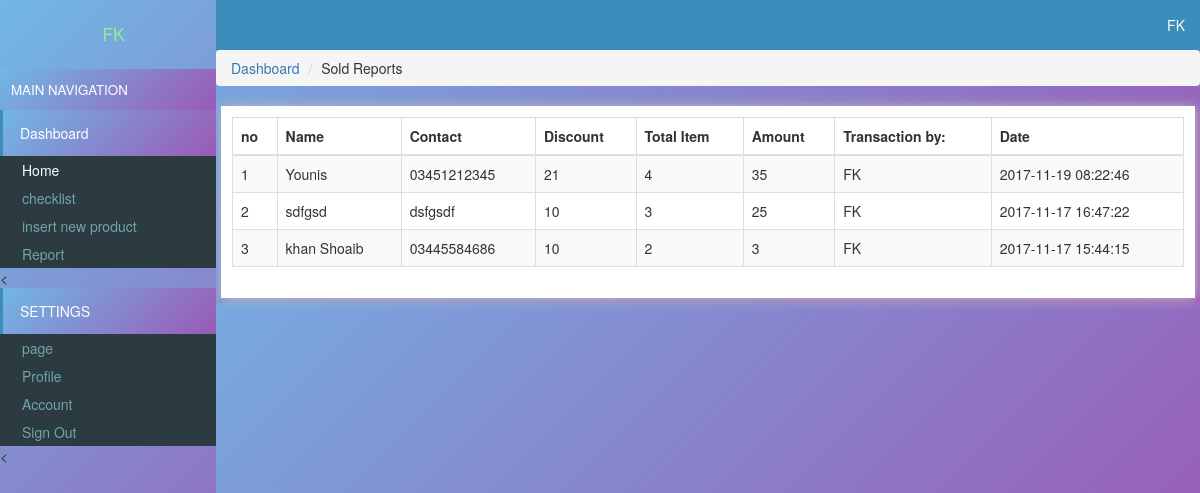
/reports.php (signed in), run on the app's committed database.
### tables this page shows
CREATE TABLE `users` (
  `id` int(11) NOT NULL,
  `email` varchar(222) NOT NULL,
  `password` varchar(222) NOT NULL,
  `name` varchar(222) NOT NULL,
  `pic` varchar(222) NOT NULL,
  `number` varchar(222) NOT NULL,
  `date` timestamp NOT NULL DEFAULT CURRENT_TIMESTAMP
);

CREATE TABLE `sold` (
  `id` int(11) NOT NULL,
  `name` varchar(222) NOT NULL,
  `contact` varchar(222) NOT NULL,
  `discount` varchar(222) NOT NULL,
  `item` varchar(222) NOT NULL,
  `amount` varchar(222) NOT NULL,
  `userId` int(11) NOT NULL,
  `date` timestamp NOT NULL DEFAULT CURRENT_TIMESTAMP
);

### assets/db.php (called while the page is built, shortened)
<?php
    $con = new mysqli('localhost','root','','store');
    $array = $con->query("select * from users where id ='$_SESSION[userId]'");
    $user = $array->fetch_assoc();
?>

### reports.php (the view, shortened to what this page needs)
<?php require "assets/function.php" ?>
<?php require 'assets/db.php';?>
<!DOCTYPE html>
<html>
<head>
<link rel="stylesheet" href="js/datatables.net-bs/css/dataTables.bootstrap.min.css">
  <?php require "assets/autoloader.php" ?>
</head>
<body style="background: linear-gradient(135deg, #71b7e6, #9b59b6);padding:0;margin:0">
<div class="dashboard" style="position: fixed;width: 18%;height: 100%;background:linear-gradient(135deg, #71b7e6, #9b59b6)">
 <center> <div class="flex" style="padding: 3px 7px;margin:5px 2px;">
    <div style="color:lightgreen;font-size: 13pt;padding: 14px 7px;margin-left: 11px;"><?php echo ucfirst($user['name']); ?></div>
  </div></center>
  <div style="background: linear-gradient(135deg, #71b7e6, #9b59b6);font-size: 10pt;padding: 11px;color: white">MAIN NAVIGATION</div>
  <div>
    <div style="background:linear-gradient(135deg, #71b7e6, #9b59b6);color: white;padding: 13px 17px;border-left: 3px solid #3C8DBC;"><span></i> Dashboard</span></div>
    <div class="item">
      <ul class="nostyle zero">
        <a href="index.php"><li style="color: white"></i> Home</li></a>
        <a href="inventeries.php"><li></i> checklist</li></a>
       <a href="addnew.php"><li></i> insert new product</li></a>
        <a href="reports.php"><li></i> Report</li></a>
      </ul><
    </div>
  </div>
  <div style="background:linear-gradient(135deg, #71b7e6, #9b59b6);color: white;padding: 13px 17px;border-left: 3px solid #3C8DBC;"><span></i> SETTINGS</span></div>
  <div class="item">
      <ul class="nostyle zero">
        <a href="sitesetting.php"><li></i> page</li></a>
       <a href="profile.php"><li></i> Profile </li></a>
        <a href="accountSetting.php"><li></i> Account </li></a>
        <a href="logout.php"><li></i> Sign Out</li></a>
      </ul><
    </div>
</div>
<div class="marginLeft" >
  <div style="color:white;background:#3C8DBC" >
    <div class="pull-right flex rightAccount" style="padding-right: 11px;padding: 7px;">
      <div style="padding: 8px"><center><?php echo ucfirst($user['name']) ?></center></div>
    </div>
  </div>
  <div class="content">
   <ol class="breadcrumb ">
        <li><a href="index.php"> Dashboard</a></li>
        <li text-align="center">Sold Reports</li>
    </ol>
  <div class="tableBox" >
    <table id="dataTable" class="table table-bordered table-striped" style="z-index: -1">
      <thead>
        <th>no</th>
        <th>Name</th>
        <th>Contact</th>
        <th>Discount</th>
        <th>Total Item</th>
        <th>Amount</th>
        <th>Transaction by:</th>
        <th>Date</th>
      </thead>
     <tbody>
      <?php $i=0;
          $array = $con->query("select * from sold ORDER BY date DESC");
        while ($row = $array->fetch_assoc())
        {
          $i=$i+1;
        ?>
          <tr>
            <td><?php echo $i; ?></td>
            <td><?php echo $row['name']; ?></td>
            <td><?php echo $row['contact']; ?></td>
            <td><?php echo $row['discount']; ?></td>
            <td><?php echo $row['item']; ?></td>
            <td><?php echo $row['amount']; ?></td>
            <td><?php echo getAdminName($row['userId']); ?></td>
            <td><?php echo $row['date']; ?></td>
          </tr>
      <?php
        }
       ?>
     </tbody>
    </table>
  </div>
  </div>
</div>
</body>
</html>

### data on the page
users: name "FK"
sold: name "Younis", contact "03451212345", discount "21", item "4", amount "35", userId.name "FK", date "2017-11-19 08:22:46"
sold: name "sdfgsd", contact "dsfgsdf", discount "10", item "3", amount "25", userId.name "FK", date "2017-11-17 16:47:22"
sold: name "khan Shoaib", contact "03445584686", discount "10", item "2", amount "3", userId.name "FK", date "2017-11-17 15:44:15"
